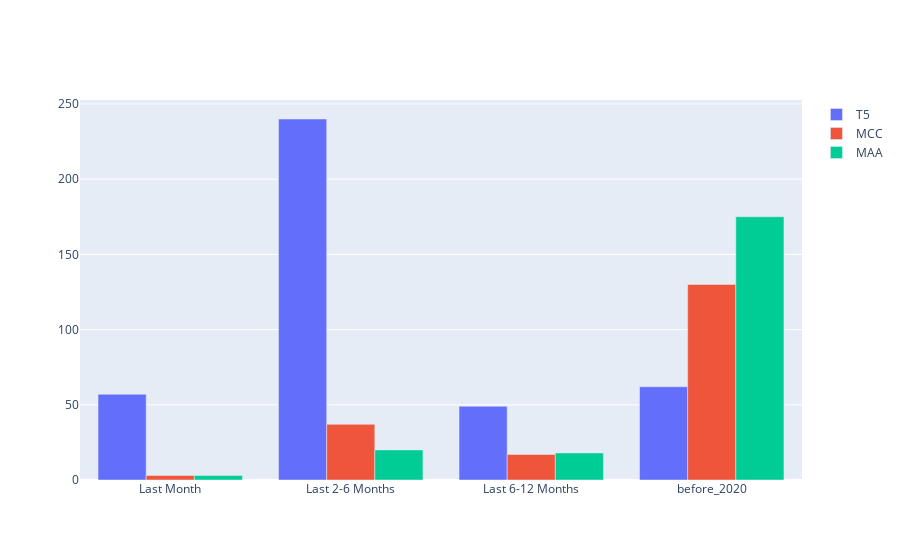

Notebook cell for this chart:
### Code cell
dates=['Last Month', 'Last 2-6 Months', 'Last 6-12 Months', 'before_2020']

fig = go.Figure(data=[
    go.Bar(name='T5', x=dates, y=[57,240,49,62 ]),
    go.Bar(name='MCC', x=dates, y=[3,37,17,130]),
    go.Bar(name='MAA', x=dates, y=[3,20,18,175])
])
# Change the bar mode
fig.update_layout(barmode='group')
fig.show()

### Figure 1 — Plotly figure (JSON) as saved in the notebook; plotly's stock layout.template omitted (floating-point values rounded to 4 significant figures)
{"data": [{"name": "T5", "type": "bar", "x": ["Last Month", "Last 2-6 Months", "Last 6-12 Months", "before_2020"], "y": [57, 240, 49, 62]}, {"name": "MCC", "type": "bar", "x": ["Last Month", "Last 2-6 Months", "Last 6-12 Months", "before_2020"], "y": [3, 37, 17, 130]}, {"name": "MAA", "type": "bar", "x": ["Last Month", "Last 2-6 Months", "Last 6-12 Months", "before_2020"], "y": [3, 20, 18, 175]}], "layout": {"barmode": "group"}}
